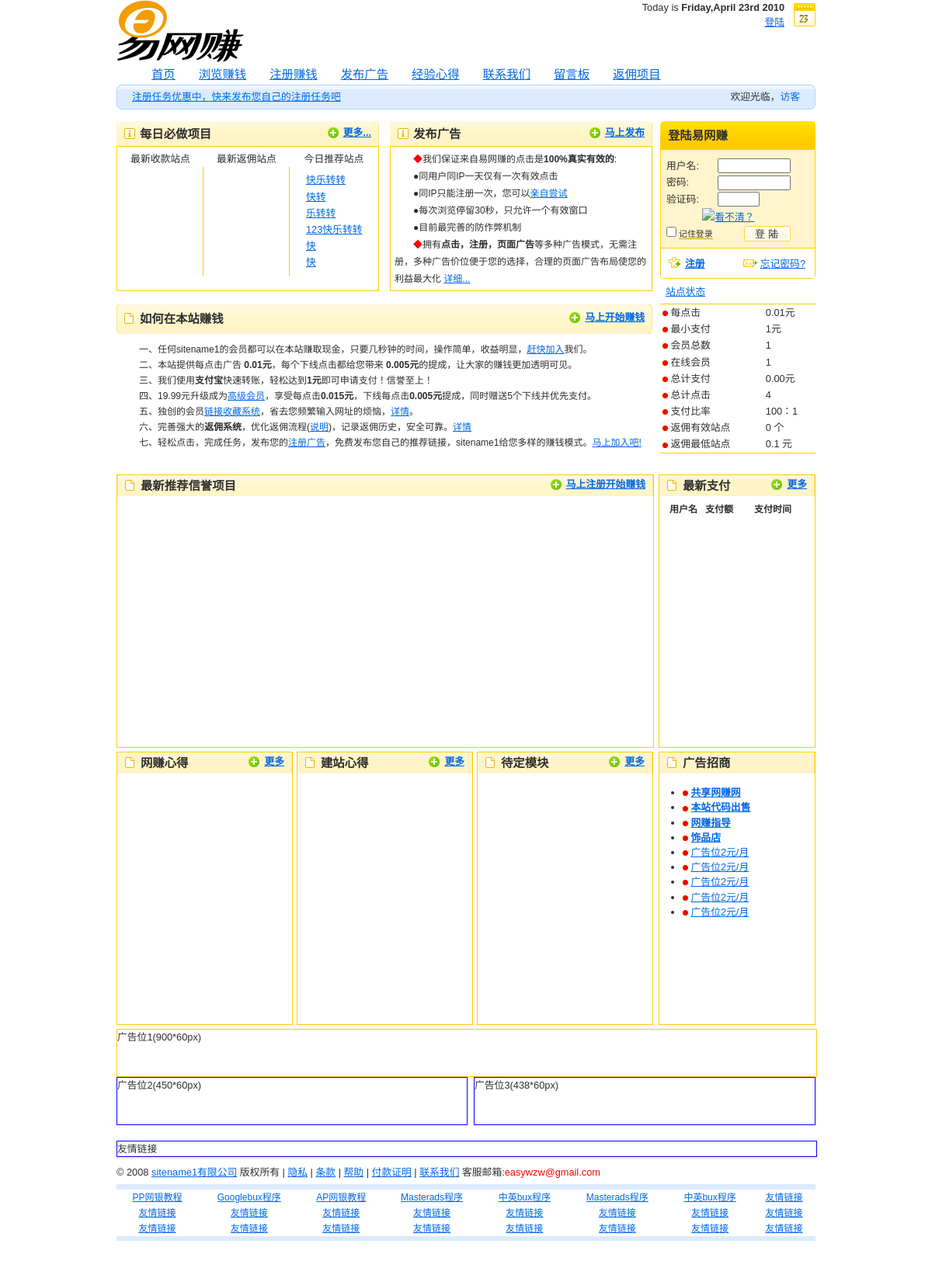
The page / on the database its author committed.
### tables this page shows
CREATE TABLE IF NOT EXISTS `tb_site` (
  `id` varchar(11) NOT NULL DEFAULT '',
  `sitename` varchar(30) NOT NULL DEFAULT '',
  `sitepp` varchar(30) NOT NULL DEFAULT '',
  KEY `id` (`id`)
);

CREATE TABLE IF NOT EXISTS `tb_config` (
  `id` int(11) NOT NULL AUTO_INCREMENT,
  `item` varchar(15) NOT NULL DEFAULT '',
  `howmany` varchar(15) NOT NULL DEFAULT '',
  `price` varchar(150) NOT NULL DEFAULT '',
  `signupvalue` varchar(150) NOT NULL DEFAULT '',
  KEY `id` (`id`)
);

CREATE TABLE IF NOT EXISTS `tb_common` (
  `id` int(11) NOT NULL AUTO_INCREMENT,
  `itemid` varchar(50) DEFAULT NULL,
  `value` varchar(150) DEFAULT NULL,
  `time` varchar(35) DEFAULT NULL,
  KEY `id` (`id`)
);

### index.php (the view, shortened to what this page needs)
<?php include ('header.php') ?>
<div id="page" class="box">
    <div class="box">
      <div id="col-l">
      	<div class="topleft" sytle="float:left;">
          <div class="title01338-top"></div>
		    <div class="title01338">
		      <div class="title01338-in">
		      	<p class="f-right noprint"><strong><a href="back.php" class="add">更多...</a></strong></p>
		        <h3 class="ico-info">每日必做项目</h3>
		      </div>
		    </div>
		  <div class="title01338-bottom">
		  </div>
		  <div class="topleftcontent">
  <table id="hp_dailytable" width="100%">
    <tr align="center">
      <td>最新收款站点</td>
      <td>最新返佣站点</td>
      <td>今日推荐站点</td>
    </tr>
    <tr>
      <td align="center" style="border-right:1px solid #FFCC00;">
      </td>
      <td align="center" style="border-right:1px solid #FFCC00;">
      </td>
      <td align="center">
      <table>
  <tr><td><a target="_blank" href="http://www.sharewz.com/">快乐转转</a></td></tr>
  <tr><td><a target="_blank" href="http://www.sharewz.com/">快转</a></td></tr>
  <tr><td><a target="_blank" href="http://www.sharewz.com/">乐转转</a></td></tr>
  <tr><td><a target="_blank" href="http://www.sharewz.com/">123快乐转转</a></td></tr>
  <tr><td><a target="_blank" href="http://www.sharewz.com/">快</a></td></tr>
  <tr><td><a target="_blank" href="http://www.sharewz.com/">快</a></td></tr>
  </table>
      </td>
    </tr>
  </table>
		  </div>
      	</div>
      	<div class="topright" sytle="float:right">
          <div class="title01338-top"></div>
		    <div class="title01338">
		      <div class="title01338-in">
		      	<p class="f-right noprint"><strong><a href="#" class="add">马上发布</a></strong></p>
		        <h3 class="ico-info">发布广告</h3>
		      </div>
		    </div>
		  <div class="title01338-bottom"></div>
		  <div class="toprightcontent">
		  <div class="content" style="font-size: 12px;">
		  <p><span style="color:red;">◆</span>我们保证来自易网赚的点击是<strong>100%真实有效的</strong>:</p>
		  <p><span style="font-weight">●</span>同用户同IP一天仅有一次有效点击</p>
		  <p><span style="font-weight">●</span>同IP只能注册一次，您可以<a href="register.php">亲自尝试</a></p>
		  <p><span style="font-weight">●</span>每次浏览停留30秒，只允许一个有效窗口</p>
		  <p><span style="font-weight">●</span>目前最完善的防作弊机制</p>
          <p><span style="color:red;">◆</span>拥有<strong>点击，注册，页面广告</strong>等多种广告模式，无需注册，多种广告价位便于您的选择，合理的页面广告布局使您的利益最大化
          <a href="adver.php">详细...</a></p>
          </div>
		  </div>
      	</div>
        <div class="title01690-top" style="clear:both;"></div>
        <div class="title01690">
          <div class="title01690-in">
            <p class="f-right noprint"><strong><a href="masterads.php" class="add">马上开始赚钱</a></strong></p>
            <h2 class="ico-list">如何在本站赚钱</h2>
          </div>
        </div>
        <div class="title01690-bottom"></div>
        <div class="content" style=" font-size:12px;line-height:20px;border：1px solid #FFCC00;">
        <p>一、任何<?php include('sitename.php'); ?>的会员都可以在本站赚取现金，只要几秒钟的时间，操作简单，收益明显，<a href="register.php">赶快加入</a>我们。</span></li>
        <p>二、本站提供每点击广告<strong>
        <?php include('config.php');
		$sql = "SELECT * FROM tb_config WHERE item='click' and howmany='1'";
		$result = mysql_query($sql);
		$row = mysql_fetch_array($result);
		echo $row["price"];
		mysql_close($con);?>元</strong>，每个下线点击都给您带来<strong>
        <?php include('config.php');
		$sql = "SELECT * FROM tb_config WHERE item='referalclick' and howmany='1'";
		$result = mysql_query($sql);
		$row = mysql_fetch_array($result);
		echo $row["price"];
		mysql_close($con);?>元</strong>的提成，让大家的赚钱更加透明可见。</p>
        <p>三、我们使用<strong>支付宝</strong>快速转账，轻松达到<strong><?php include('config.php');
								$sql = "SELECT * FROM tb_config WHERE item='payment' and howmany='1'";
								$result = mysql_query($sql);
								$row = mysql_fetch_array($result); echo $row["price"];
								mysql_close($con); ?>元</strong>即可申请支付！信誉至上！</p>
        <p>四、<?php include('config.php');
								$sql = "SELECT * FROM tb_config WHERE item='upgrade' and howmany='1'";
								$result = mysql_query($sql);
								$row = mysql_fetch_array($result); echo $row["price"];
								mysql_close($con); ?>元升级成为<a href="upgrade.php">高级会员</a>，享受每点击<strong><?php include('config.php');
								$sql = "SELECT * FROM tb_config WHERE item='premiumclick' and howmany='1'";
								$result = mysql_query($sql);
								$row = mysql_fetch_array($result); echo $row["price"];
								mysql_close($con); ?>元</strong>，下线每点击<strong><?php include('config.php');
								$sql = "SELECT * FROM tb_config WHERE item='premiumreferalc' and howmany='1'";
								$result = mysql_query($sql);
								$row = mysql_fetch_array($result); echo $row["price"];
								mysql_close($con); ?>元</strong>提成，同时赠送5个下线并优先支付。</p>
		<p>五、独创的会员<a href="addlink.php">链接收藏系统</a>，省去您频繁输入网址的烦恼，<a href="addlink.php">详情</a>。</p>
		<p>六、完善强大的<strong>返佣系统</strong>，优化返佣流程(<a href="#">说明</a>)，记录返佣历史，安全可靠。<a href="back.php">详情</a></p>
		<p>七、轻松点击，完成任务，发布您的<a href="adver.php">注册广告</a>，免费发布您自己的推荐链接，<?php include('sitename.php'); ?>给您多样的赚钱模式。<a href="register.php">马上加入吧!</a></p>
        </div>
      </div>
      <div id="col-signup">
	      <?php include ('signup.php')?>
    </div>
    </div>
    <div>
    <div class="middleleft">
        <div class="title01690">
          <div class="title01690-in">
            <p class="f-right noprint"><strong><a href="regads.php" class="add">马上注册开始赚钱</a></strong></p>
            <h2 class="ico-list">最新推荐信誉项目</h2>
          </div>
        </div>
    	<div style="height:95%;">
    	</div>
    </div>
    <div class="middleright">
        <div class="title01200">
          <div class="title01200-in">
          <p class="f-right noprint"><strong><a href="payment_history.php" class="add">更多</a></strong></p>
           <h2 class="ico-list">最新支付</h2>
          </div>
        </div>
    	<div align="center" style="height:95%;">
    	<table cellpadding="0">
			<tr>
			<th class="fontsize12px" width="25%"><b>用户名</b></th>
			<th class="fontsize12px" width="25%"><b>支付额</b></th>
			<th class="fontsize12px" width="50%"><b>支付时间</b></th></tr>
			<?php
			echo "</table>";
		?>
    	</div>
    </div>
    <div class="bot1">
        <div class="title01225">
          <div class="title01225-in">
          <p class="f-right noprint"><strong><a href="#" class="add">更多</a></strong></p>
           <h2 class="ico-list">网赚心得</h2>
          </div>
        </div>
    </div>
    <div class="bot2">
        <div class="title01225">
          <div class="title01225-in">
          <p class="f-right noprint"><strong><a href="#" class="add">更多</a></strong></p>
           <h2 class="ico-list">建站心得</h2>
          </div>
        </div>
    </div>
    <div class="bot3">
        <div class="title01225">
          <div class="title01225-in">
          <p class="f-right noprint"><strong><a href="#" class="add">更多</a></strong></p>
           <h2 class="ico-list">待定模块</h2>
          </div>
        </div>
    </div>
    <div class="bot4">
        <div class="title01200">
          <div class="title01200-in">
           <h2 class="ico-list">广告招商</h2>
          </div>
        </div>
    <ul id="weblinks">
	<li>
	<img border="0" src="images/bullet2.gif" width="7" height="7"  align="absmiddle" > <B><a href="http://www.sharewz.cn" target="_blank">共享网赚网</a></B></li>
	<li>
	<img border="0" src="images/bullet2.gif" width="7" height="7"  align="absmiddle" > <B><a href="buxscript.php" target="_blank">本站代码出售</a></B></li>
	<li>
	<img border="0" src="images/bullet2.gif" width="7" height="7"  align="absmiddle" > <a href="http://www.sharewz.com" target="_blank"><strong>网赚指导</strong></a></li>
	<li>
	<img border="0" src="images/bullet2.gif" width="7" height="7"  align="absmiddle" > <a href="http://shop34895911.taobao.com/" target="_blank"><strong>饰品店</strong></a></li>
	<li>
	<img border="0" src="images/bullet2.gif" width="7" height="7"  align="absmiddle" > <a href="#">广告位2元/月</a></li>
	<li>
	<img border="0" src="images/bullet2.gif" width="7" height="7"  align="absmiddle" > <a href="#">广告位2元/月</a></li>
	<li>
	<img border="0" src="images/bullet2.gif" width="7" height="7"  align="absmiddle" > <a href="#">广告位2元/月</a></li>
	<li>
	<img border="0" src="images/bullet2.gif" width="7" height="7"  align="absmiddle" > <a href="#">广告位2元/月</a></li>
	<li>
	<img border="0" src="images/bullet2.gif" width="7" height="7"  align="absmiddle" > <a href="#">广告位2元/月</a></li>
	</ul>
    </div>
    <div class="advbot1">广告位1(900*60px)</div>
    <div class="advbot2">广告位2(450*60px)</div>
    <div class="advbot3">广告位3(438*60px)</div>
    </div>
  </div>
<div class="friendlink">友情链接</div>
 <?php include('footer.php')?>

### sitename.php (shortened to what this page needs)
<?php
$sql = "SELECT * FROM tb_site WHERE id='1'";
$result = mysql_query($sql);
$row = mysql_fetch_array($result);
echo $row["sitename"];
?>

### sitestats.php (shortened to what this page needs)
<?php
$checkpemail = mysql_query("SELECT id FROM tb_users");
$pemail_exist = mysql_num_rows($checkpemail);
$sqryvar="Select sum(amount) from tb_history";
$iqryvar=mysql_query($sqryvar);
$tot1=mysql_result($iqryvar,0,0);
$totals=$tot1;
if ($totals==''){
	$totalpaid='0.00';
} else{
	$totalpaid=$tot1;
}
$sqryvar="Select sum(visits) from tb_users";
$iqryvar=mysql_query($sqryvar);
$tot1=mysql_result($iqryvar,0,0);
$clickserved=$tot1;
?>
        <div class="tabs-sidebar box">
          <ul id="switch">
            <li><a href="#tab-01"><span style="line-height:30px;">站点状态</span></a></li>
          </ul>
        </div>
<table width="100%"  class="nom_sitestats">
<tr>
<td>
<img border="0" src="images/bullet2.gif" width="7" height="7"  align="absmiddle" > 每点击 </td>
<td><?php include('config.php');
		$sql = "SELECT * FROM tb_config WHERE item='click' and howmany='1'";
		$result = mysql_query($sql);
		$row = mysql_fetch_array($result);
		echo $row["price"];
		mysql_close($con);?>元</td>
</tr>
<tr>
<td>
<img border="0" src="images/bullet2.gif" width="7" height="7"  align="absmiddle" > 最小支付</td>
<td><?php include('config.php');
				$sql = "SELECT * FROM tb_config WHERE item='payment' and howmany='1'";
				$result = mysql_query($sql);
				$row = mysql_fetch_array($result);
				echo $row["price"];
			?>元</td>
</tr>
<tr>
<td>
<img border="0" src="images/bullet2.gif" width="7" height="7"  align="absmiddle" > 会员总数</td>
<td><?php echo $pemail_exist; ?></td>
</tr>
<tr>
<td>
<img border="0" src="images/bullet2.gif" width="7" height="7"  align="absmiddle" > 在线会员</td>
<td><?php include("onlinesql.php"); ?></td>
</tr>
<tr>
<td>
<img border="0" src="images/bullet2.gif" width="7" height="7"  align="absmiddle" > 总计支付</td>
<td><?php echo $totalpaid?>元</td>
</tr>
<tr>
<td>
<img border="0" src="images/bullet2.gif" width="7" height="7"  align="absmiddle" > 总计点击</td>
<td><?php echo $clickserved?></td>
</tr>
<tr>
<td>
<img border="0" src="images/bullet2.gif" width="7" height="7"  align="absmiddle" > 支付比率</td>
<td>100：1</td>
</tr>
<tr>
<td>
<img border="0" src="images/bullet2.gif" width="7" height="7"  align="absmiddle" > 返佣有效站点</td>
<td><?php include('config.php');
								$result =mysql_query("SELECT * FROM tb_back_site WHERE site_status!='停止'");
								$row = mysql_num_rows($result); echo $row; mysql_close($con);?>&nbsp;个</td>
</tr>
<tr>
<td>
<img border="0" src="images/bullet2.gif" width="7" height="7"  align="absmiddle" > 返佣最低站点</td>
<td><?php include('config.php');
								$result =mysql_query("SELECT * FROM tb_common WHERE itemid='leastpay'");
								$row = mysql_fetch_array($result); echo $row["value"];?>&nbsp;元</td>
</tr>
</table>

### css/print.css (style rules this page uses)
body { margin:0; padding:0; border:0; font-size:12pt; }
h1, h2, h3 { page-break-after:avoid; page-break-inside:avoid; }
table { width:100%; border-collapse:collapse; border-spacing:0; border-top:0.5pt solid #000; }
th, td { display:table-cell; border-bottom:0.5pt solid #000; }
ul, ol, dl { page-break-before:avoid }
.noprint, .noscreen, #date, #search, #search-tabs { display:none; }

### rows shown on the page
tb_site: sitename "sitename1 sitename1 sitename1"
tb_config: price "0.01"
tb_config: price "0.005"
tb_config: price "1"
tb_config: price "19.99"
tb_config: price "0.015"
tb_config: price "0.005"
tb_common: value "0.1"

### other values the page prints
$today["weekday"] "Friday"
$today["month"] "April"
$today["year"] "2010"
$pemail_exist "1"
$uo_count[0] "1"
$totalpaid "0.00"
$clickserved "4"
$row "0"
